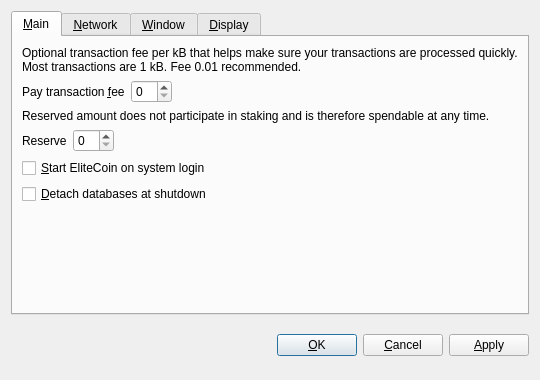
<?xml version="1.0" encoding="UTF-8"?>
<ui version="4.0">
 <class>OptionsDialog</class>
 <widget class="QDialog" name="OptionsDialog">
  <property name="geometry">
   <rect>
    <x>0</x>
    <y>0</y>
    <width>540</width>
    <height>380</height>
   </rect>
  </property>
  <property name="windowTitle">
   <string>Options</string>
  </property>
  <property name="modal">
   <bool>true</bool>
  </property>
  <layout class="QVBoxLayout" name="verticalLayout">
   <item>
    <widget class="QTabWidget" name="tabWidget">
     <property name="tabPosition">
      <enum>QTabWidget::North</enum>
     </property>
     <property name="currentIndex">
      <number>0</number>
     </property>
     <widget class="QWidget" name="tabMain">
      <attribute name="title">
       <string>&amp;Main</string>
      </attribute>
      <layout class="QVBoxLayout" name="verticalLayout_Main">
       <item>
        <widget class="QLabel" name="transactionFeeInfoLabel">
         <property name="text">
          <string>Optional transaction fee per kB that helps make sure your transactions are processed quickly. Most transactions are 1 kB. Fee 0.01 recommended.</string>
         </property>
         <property name="textFormat">
          <enum>Qt::PlainText</enum>
         </property>
         <property name="wordWrap">
          <bool>true</bool>
         </property>
        </widget>
       </item>
       <item>
        <layout class="QHBoxLayout" name="horizontalLayoutFee">
         <item>
          <widget class="QLabel" name="transactionFeeLabel">
           <property name="text">
            <string>Pay transaction &amp;fee</string>
           </property>
           <property name="textFormat">
            <enum>Qt::PlainText</enum>
           </property>
           <property name="buddy">
            <cstring>transactionFee</cstring>
           </property>
          </widget>
         </item>
         <item>
          <widget class="BitcoinAmountField" name="transactionFee"/>
         </item>
         <item>
          <spacer name="horizontalSpacerFee">
           <property name="orientation">
            <enum>Qt::Horizontal</enum>
           </property>
           <property name="sizeHint" stdset="0">
            <size>
             <width>40</width>
             <height>20</height>
            </size>
           </property>
          </spacer>
         </item>
        </layout>
       </item>
       <item>
        <widget class="QLabel" name="reserveBalanceInfoLabel">
         <property name="text">
          <string>Reserved amount does not participate in staking and is therefore spendable at any time.</string>
         </property>
         <property name="textFormat">
          <enum>Qt::PlainText</enum>
         </property>
         <property name="wordWrap">
          <bool>true</bool>
         </property>
        </widget>
       </item>
       <item>
        <layout class="QHBoxLayout" name="horizontalLayoutReserveBalance">
         <item>
          <widget class="QLabel" name="reserveBalanceLabel">
           <property name="text">
            <string>Reserve</string>
           </property>
           <property name="textFormat">
            <enum>Qt::PlainText</enum>
           </property>
           <property name="buddy">
            <cstring>reserveBalance</cstring>
           </property>
          </widget>
         </item>
         <item>
          <widget class="BitcoinAmountField" name="reserveBalance"/>
         </item>
         <item>
          <spacer name="horizontalSpacerReserveBalance">
           <property name="orientation">
            <enum>Qt::Horizontal</enum>
           </property>
           <property name="sizeHint" stdset="0">
            <size>
             <width>40</width>
             <height>20</height>
            </size>
           </property>
          </spacer>
         </item>
        </layout>
       </item>
       <item>
        <widget class="QCheckBox" name="bitcoinAtStartup">
         <property name="toolTip">
          <string>Automatically start EliteCoin after logging in to the system.</string>
         </property>
         <property name="text">
          <string>&amp;Start EliteCoin on system login</string>
         </property>
        </widget>
       </item>
       <item>
        <widget class="QCheckBox" name="detachDatabases">
         <property name="toolTip">
          <string>Detach block and address databases at shutdown. This means they can be moved to another data directory, but it slows down shutdown. The wallet is always detached.</string>
         </property>
         <property name="text">
          <string>&amp;Detach databases at shutdown</string>
         </property>
        </widget>
       </item>
       <item>
        <spacer name="verticalSpacer_Main">
         <property name="orientation">
          <enum>Qt::Vertical</enum>
         </property>
         <property name="sizeHint" stdset="0">
          <size>
           <width>20</width>
           <height>40</height>
          </size>
         </property>
        </spacer>
       </item>
      </layout>
     </widget>
     <widget class="QWidget" name="tabNetwork">
      <attribute name="title">
       <string>&amp;Network</string>
      </attribute>
      <layout class="QVBoxLayout" name="verticalLayout_Network">
       <item>
        <widget class="QCheckBox" name="mapPortUpnp">
         <property name="toolTip">
          <string>Automatically open the EliteCoin client port on the router. This only works when your router supports UPnP and it is enabled.</string>
         </property>
         <property name="text">
          <string>Map port using &amp;UPnP</string>
         </property>
        </widget>
       </item>
       <item>
        <widget class="QCheckBox" name="connectSocks">
         <property name="toolTip">
          <string>Connect to the EliteCoin network through a SOCKS proxy (e.g. when connecting through Tor).</string>
         </property>
         <property name="text">
          <string>&amp;Connect through SOCKS proxy:</string>
         </property>
        </widget>
       </item>
       <item>
        <layout class="QHBoxLayout" name="horizontalLayout_Network">
         <item>
          <widget class="QLabel" name="proxyIpLabel">
           <property name="text">
            <string>Proxy &amp;IP:</string>
           </property>
           <property name="textFormat">
            <enum>Qt::PlainText</enum>
           </property>
           <property name="buddy">
            <cstring>proxyIp</cstring>
           </property>
          </widget>
         </item>
         <item>
          <widget class="QValidatedLineEdit" name="proxyIp">
           <property name="maximumSize">
            <size>
             <width>140</width>
             <height>16777215</height>
            </size>
           </property>
           <property name="toolTip">
            <string>IP address of the proxy (e.g. 127.0.0.1)</string>
           </property>
          </widget>
         </item>
         <item>
          <widget class="QLabel" name="proxyPortLabel">
           <property name="text">
            <string>&amp;Port:</string>
           </property>
           <property name="textFormat">
            <enum>Qt::PlainText</enum>
           </property>
           <property name="buddy">
            <cstring>proxyPort</cstring>
           </property>
          </widget>
         </item>
         <item>
          <widget class="QLineEdit" name="proxyPort">
           <property name="maximumSize">
            <size>
             <width>55</width>
             <height>16777215</height>
            </size>
           </property>
           <property name="toolTip">
            <string>Port of the proxy (e.g. 9050)</string>
           </property>
          </widget>
         </item>
         <item>
          <widget class="QLabel" name="socksVersionLabel">
           <property name="text">
            <string>SOCKS &amp;Version:</string>
           </property>
           <property name="textFormat">
            <enum>Qt::PlainText</enum>
           </property>
           <property name="buddy">
            <cstring>socksVersion</cstring>
           </property>
          </widget>
         </item>
         <item>
          <widget class="QValueComboBox" name="socksVersion">
           <property name="toolTip">
            <string>SOCKS version of the proxy (e.g. 5)</string>
           </property>
          </widget>
         </item>
         <item>
          <spacer name="horizontalSpacer_Network">
           <property name="orientation">
            <enum>Qt::Horizontal</enum>
           </property>
           <property name="sizeHint" stdset="0">
            <size>
             <width>40</width>
             <height>20</height>
            </size>
           </property>
          </spacer>
         </item>
        </layout>
       </item>
       <item>
        <spacer name="verticalSpacer_Network">
         <property name="orientation">
          <enum>Qt::Vertical</enum>
         </property>
         <property name="sizeHint" stdset="0">
          <size>
           <width>20</width>
           <height>40</height>
          </size>
         </property>
        </spacer>
       </item>
      </layout>
     </widget>
     <widget class="QWidget" name="tabWindow">
      <attribute name="title">
       <string>&amp;Window</string>
      </attribute>
      <layout class="QVBoxLayout" name="verticalLayout_Window">
       <item>
        <widget class="QCheckBox" name="minimizeToTray">
         <property name="toolTip">
          <string>Show only a tray icon after minimizing the window.</string>
         </property>
         <property name="text">
          <string>&amp;Minimize to the tray instead of the taskbar</string>
         </property>
        </widget>
       </item>
       <item>
        <widget class="QCheckBox" name="minimizeOnClose">
         <property name="toolTip">
          <string>Minimize instead of exit the application when the window is closed. When this option is enabled, the application will be closed only after selecting Quit in the menu.</string>
         </property>
         <property name="text">
          <string>M&amp;inimize on close</string>
         </property>
        </widget>
       </item>
       <item>
        <spacer name="verticalSpacer_Window">
         <property name="orientation">
          <enum>Qt::Vertical</enum>
         </property>
         <property name="sizeHint" stdset="0">
          <size>
           <width>20</width>
           <height>40</height>
          </size>
         </property>
        </spacer>
       </item>
      </layout>
     </widget>
     <widget class="QWidget" name="tabDisplay">
      <attribute name="title">
       <string>&amp;Display</string>
      </attribute>
      <layout class="QVBoxLayout" name="verticalLayout_Display">
       <item>
        <layout class="QHBoxLayout" name="horizontalLayout_1_Display">
         <item>
          <widget class="QLabel" name="langLabel">
           <property name="text">
            <string>User Interface &amp;language:</string>
           </property>
           <property name="textFormat">
            <enum>Qt::PlainText</enum>
           </property>
           <property name="buddy">
            <cstring>lang</cstring>
           </property>
          </widget>
         </item>
         <item>
          <widget class="QValueComboBox" name="lang">
           <property name="toolTip">
            <string>The user interface language can be set here. This setting will take effect after restarting EliteCoin.</string>
           </property>
          </widget>
         </item>
        </layout>
       </item>
       <item>
        <layout class="QHBoxLayout" name="horizontalLayout_2_Display">
         <item>
          <widget class="QLabel" name="unitLabel">
           <property name="text">
            <string>&amp;Unit to show amounts in:</string>
           </property>
           <property name="textFormat">
            <enum>Qt::PlainText</enum>
           </property>
           <property name="buddy">
            <cstring>unit</cstring>
           </property>
          </widget>
         </item>
         <item>
          <widget class="QValueComboBox" name="unit">
           <property name="toolTip">
            <string>Choose the default subdivision unit to show in the interface and when sending coins.</string>
           </property>
          </widget>
         </item>
        </layout>
       </item>
       <item>
        <widget class="QCheckBox" name="displayAddresses">
         <property name="toolTip">
          <string>Whether to show EliteCoin addresses in the transaction list or not.</string>
         </property>
         <property name="text">
          <string>&amp;Display addresses in transaction list</string>
         </property>
        </widget>
       </item>
       <item>
        <widget class="QCheckBox" name="coinControlFeatures">
         <property name="toolTip">
          <string>Whether to show coin control features or not.</string>
         </property>
         <property name="text">
          <string>Display coin &amp;control features (experts only!)</string>
         </property>
        </widget>
       </item>
       <item>
        <spacer name="verticalSpacer_Display">
         <property name="orientation">
          <enum>Qt::Vertical</enum>
         </property>
         <property name="sizeHint" stdset="0">
          <size>
           <width>20</width>
           <height>40</height>
          </size>
         </property>
        </spacer>
       </item>
      </layout>
     </widget>
    </widget>
   </item>
   <item>
    <layout class="QHBoxLayout" name="horizontalLayout_Buttons">
     <item>
      <spacer name="horizontalSpacer_1">
       <property name="orientation">
        <enum>Qt::Horizontal</enum>
       </property>
       <property name="sizeHint" stdset="0">
        <size>
         <width>40</width>
         <height>48</height>
        </size>
       </property>
      </spacer>
     </item>
     <item>
      <widget class="QLabel" name="statusLabel">
       <property name="font">
        <font>
         <weight>75</weight>
         <bold>true</bold>
        </font>
       </property>
       <property name="text">
        <string/>
       </property>
       <property name="textFormat">
        <enum>Qt::PlainText</enum>
       </property>
       <property name="wordWrap">
        <bool>true</bool>
       </property>
      </widget>
     </item>
     <item>
      <spacer name="horizontalSpacer_2">
       <property name="orientation">
        <enum>Qt::Horizontal</enum>
       </property>
       <property name="sizeHint" stdset="0">
        <size>
         <width>40</width>
         <height>48</height>
        </size>
       </property>
      </spacer>
     </item>
     <item>
      <widget class="QPushButton" name="okButton">
       <property name="text">
        <string>&amp;OK</string>
       </property>
      </widget>
     </item>
     <item>
      <widget class="QPushButton" name="cancelButton">
       <property name="text">
        <string>&amp;Cancel</string>
       </property>
       <property name="autoDefault">
        <bool>false</bool>
       </property>
      </widget>
     </item>
     <item>
      <widget class="QPushButton" name="applyButton">
       <property name="text">
        <string>&amp;Apply</string>
       </property>
       <property name="autoDefault">
        <bool>false</bool>
       </property>
      </widget>
     </item>
    </layout>
   </item>
  </layout>
 </widget>
 <customwidgets>
  <customwidget>
   <class>BitcoinAmountField</class>
   <extends>QSpinBox</extends>
   <header>bitcoinamountfield.h</header>
  </customwidget>
  <customwidget>
   <class>QValueComboBox</class>
   <extends>QComboBox</extends>
   <header>qvaluecombobox.h</header>
  </customwidget>
  <customwidget>
   <class>QValidatedLineEdit</class>
   <extends>QLineEdit</extends>
   <header>qvalidatedlineedit.h</header>
  </customwidget>
 </customwidgets>
 <resources/>
 <connections/>
</ui>
